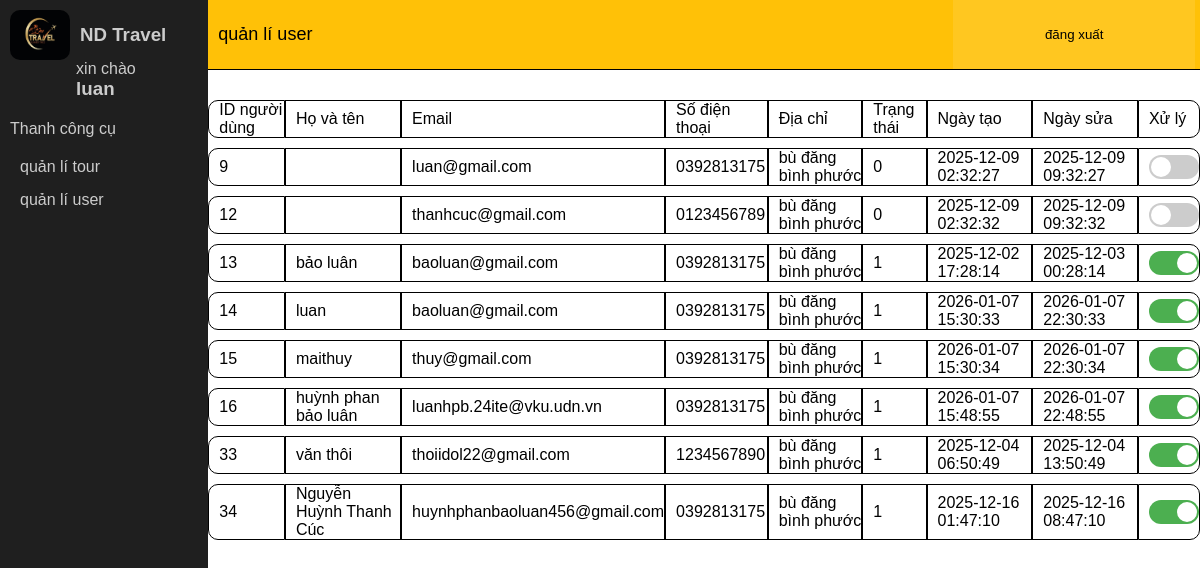
/index.php?controller=admin&action=user (signed in), run on the app's committed database.
### tables this page shows
CREATE TABLE `user` (
  `userID` int(11) NOT NULL,
  `userName` varchar(50) NOT NULL,
  `fullName` varchar(255) NOT NULL,
  `passWord` varchar(255) NOT NULL,
  `email` varchar(50) NOT NULL,
  `phoneNumber` varchar(15) NOT NULL,
  `address` varchar(255) DEFAULT NULL,
  `ipAdress` varchar(50) NOT NULL,
  `isActive` tinyint(1) NOT NULL DEFAULT 1,
  `status` enum('d','b') NOT NULL COMMENT 'b: ban , d: xoá',
  `createdDate` timestamp NOT NULL DEFAULT current_timestamp() ON UPDATE current_timestamp(),
  `updateDate` datetime DEFAULT current_timestamp() ON UPDATE current_timestamp(),
  `token` varchar(4) NOT NULL,
  `verified` tinyint(1) NOT NULL COMMENT '0 chưa xác thực tài khoản'
);

### core/baseController.php (called while the page is built, shortened)
<?php
 class baseController{
    protected function renderView($view,$data=[]){
        extract($data);
        require_once 'views/layouts-part/'.$view.'.php';
    }
 }

### controllers/AdminController.php (called while the page is built, shortened)
<?php
class AdminController extends baseController{
    public function user() {
        $userModel = new UserModel();
        $user = $userModel->getAllUser();
        $this->renderView('userAdmin',['user' => $user]);
    }
}

### index.php (called while the page is built, shortened)
<?php
require_once 'configs/database.php';
require_once 'core/coreModel.php';
require_once 'core/baseController.php';
require_once 'core/router.php';

### configs/database.php (called while the page is built, shortened)
<?php
 class database{
    private static $conn;
    public static function connectPDO() {
        try {
    if(class_exists('PDO')){
         $options = array(
        PDO::MYSQL_ATTR_INIT_COMMAND => "SET NAMES utf8",
        PDO::ATTR_ERRMODE => PDO::ERRMODE_EXCEPTION,
    );
    $dsn =_DRIVER.":host="._HOST."; dbname="._DB;
    self::$conn = new PDO ($dsn,_USER,_PASS,$options);
} } catch(Exception $ex) {
    echo "loi ket noi ". $ex -> getMessage();
}
return self::$conn;
    }
 }

### models/UserModel.php (called while the page is built, shortened)
<?php
class UserModel extends coreModel{
    public function getAllUser() {
        $sql = "SELECT * FROM user";
        return $this->getAll($sql);
    }
}

### core/coreModel.php (called while the page is built, shortened)
<?php
 class coreModel
 {
   protected $conn;
   public function __construct()
   {
      $this->conn = database::connectPDO();
   }
 public function getAll($sql){
    $stm = $this->conn -> prepare($sql);
    $stm->execute();
    $result = $stm  -> fetchAll(PDO::FETCH_ASSOC);
    return $result;
 }
}

### views/layouts-part/userAdmin.php (the view, shortened to what this page needs)
<?php require __DIR__ . '/../part/slider.php' ?>
<div class="admin-right">
    <div class="admin-right-top row">
        <p>quản lí user</p>
        <button><a href="index.php?controller=login&action=logout">đăng xuất</a></button>
    </div>
    <div class="admin-right-bottom">
        <table>
            <tr>
                <td>ID người dùng </td>
                <td>Họ và tên</td>
                <td>Email</td>
                <td>Số điện thoại</td>
                <td>Địa chỉ</td>
                <td>Trạng thái</td>
                <td>Ngày tạo</td>
                <td>Ngày sửa</td>
                <td>Xử lý</td>
            </tr>
            <?php if(isset($user) && !empty($user)): ?>
            <?php foreach ($user as $u): ?>
            <tr>
                <td><?= number_format($u['userID']) ?></td>
                <td><a
                        href="index.php?controller=booking&action=listByTour&id=<?= $tour['tourID'] ?>"><?= htmlspecialchars($u['fullName']) ?></a>
                </td>
                <td><?= $u['email'] ?></td>
                <td><?= $u['phoneNumber'] ?></td>
                <td><?= $u['address'] ?></td>
                <td><?= $u['isActive'] ?></td>
                <td><?= $u['createdDate'] ?></td>
                <td><?= $u['updateDate'] ?></td>
                <td class="xuly">
                    <label class="switch">
                        <span class="slider round"></span>
                    </label>
                </td>
            </tr>
            <?php endforeach; ?>
            <?php else: ?>
            <tr>
                <td colspan="8">Không có tour nào</td>
            </tr>
            <?php endif; ?>
        </table>
    </div>
</div>
</div>
</body>
</html>

### public/asset/css/sidebar.css (style rules this page uses)
* { margin: 0; padding: 0; box-sizing: border-box; }
.row { display: flex; }
a { text-decoration: none; color: black; }
.admin-right { flex: 5; }
.admin-right-top { height: 70px; background-color: #ffc107; border-bottom: 1px solid black; align-items: center; }
.admin-right-top p { flex: 3; padding: 10px 10px; font-size: 18px; }
.admin-right-top button { height: 100%; background-color: rgba(255, 255, 255, 0.1); border: none; flex: 1; margin-right: 5px; }
.admin-right-bottom { margin-top: 20px; }
.admin-right-bottom table { width: 100%; border-spacing: 0 10px; border-collapse: separate; }
.admin-right-bottom table tr td { padding-left: 10px; border: 1px solid black; }
.admin-right-bottom table tr td:first-child { border-top-left-radius: 10px; border-bottom-left-radius: 10px; }
.admin-right-bottom table tr td:last-child { border-top-right-radius: 10px; border-bottom-right-radius: 10px; }
.xuly { text-align: center; }

### public/asset/css/admin.css (style rules this page uses)
* { margin: 0; padding: 0; box-sizing: border-box; font-family: Arial, Helvetica, sans-serif; color: black; }
a { text-decoration: none; }
.switch { position: relative; display: inline-block; width: 50px; height: 24px; }
.slider { position: absolute; cursor: pointer; top: 0; left: 0; right: 0; bottom: 0; background-color: #ccc; transition: 0.3s; border-radius: 34px; }
.slider:before { position: absolute; content: ""; height: 20px; width: 20px; left: 2px; bottom: 2px; background-color: white; transition: 0.3s; border-radius: 50%; }
input:checked + .slider { background-color: #4caf50; }
input:checked + .slider:before { transform: translateX(26px); }

### data on the page
user: userID "9", email "luan@gmail.com", phoneNumber "0392813175", address "bù đăng bình phước", isActive "0", createdDate "2025-12-09 02:32:27", updateDate "2025-12-09 09:32:27"
user: userID "12", email "thanhcuc@gmail.com", phoneNumber "0123456789", address "bù đăng bình phước", isActive "0", createdDate "2025-12-09 02:32:32", updateDate "2025-12-09 09:32:32"
user: userID "13", fullName "bảo luân", email "baoluan@gmail.com", phoneNumber "0392813175", address "bù đăng bình phước", isActive "1", createdDate "2025-12-02 17:28:14", updateDate "2025-12-03 00:28:14"
user: userID "14", fullName "luan", email "baoluan@gmail.com", phoneNumber "0392813175", address "bù đăng bình phước", isActive "1", createdDate "2026-01-07 15:30:33", updateDate "2026-01-07 22:30:33"
user: userID "15", fullName "maithuy", email "thuy@gmail.com", phoneNumber "0392813175", address "bù đăng bình phước", isActive "1", createdDate "2026-01-07 15:30:34", updateDate "2026-01-07 22:30:34"
user: userID "16", fullName "huỳnh phan bảo luân", email "luanhpb.24ite@vku.udn.vn", phoneNumber "0392813175", address "bù đăng bình phước", isActive "1", createdDate "2026-01-07 15:48:55", updateDate "2026-01-07 22:48:55"
user: userID "33", fullName "văn thôi", email "thoiidol22@gmail.com", phoneNumber "1234567890", address "bù đăng bình phước", isActive "1", createdDate "2025-12-04 06:50:49", updateDate "2025-12-04 13:50:49"
user: userID "34", fullName "Nguyễn Huỳnh Thanh Cúc", email "huynhphanbaoluan456@gmail.com", phoneNumber "0392813175", address "bù đăng bình phước", isActive "1", createdDate "2025-12-16 01:47:10", updateDate "2025-12-16 08:47:10"

### other printed values
$admin['userName'] "luan"
